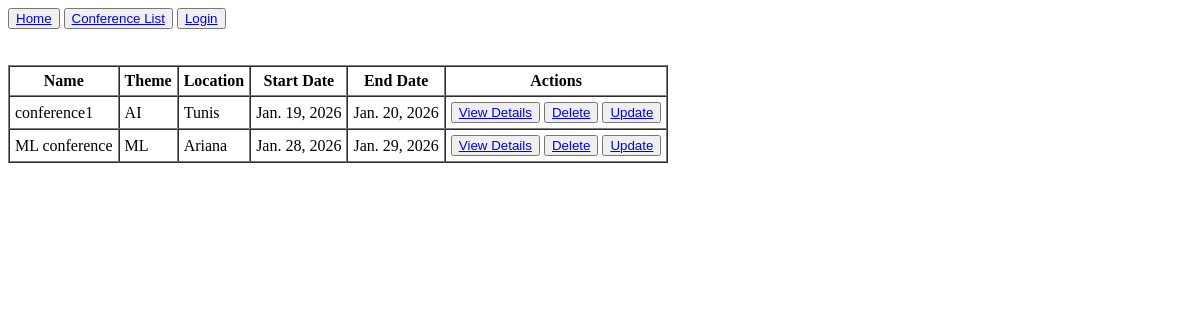
Page /conference/conferences/ on the earlier database version.
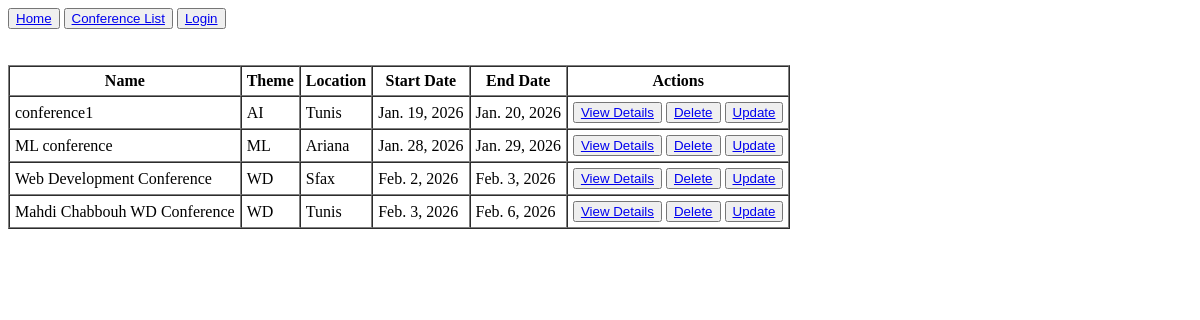
Same page on the later database version.
### ConferenceApp/models.py (models this page shows, shortened)
class Conference(models.Model):
    THEME_CHOICES = [
        ('AI', 'Artificial Intelligence'),
        ('ML', 'Machine Learning'),
        ('DS', 'Data Science'),
        ('WD', 'Web Development'),
        ('CY', 'Cybersecurity'),
    ]
    name = models.CharField(max_length=200,validators=[MinLengthValidator(5, "Conference name must be at least 5 characters long.")])
    theme = models.CharField(max_length=2, choices=THEME_CHOICES)
    location = models.CharField(max_length=200)
    start_date = models.DateField()
    end_date = models.DateField()
    description = models.TextField(validators=[MaxLengthValidator(300, "Description cannot exceed 300 characters."), MinLengthValidator(20, "Description must be at least 20 characters long.")])
    created_at = models.DateTimeField(auto_now_add=True)
    updated_at = models.DateTimeField(auto_now=True)

### ConferenceApp/views.py (the view)
# urls.py: path('conferences/', conferenceList, name='conference_list'),
def conferenceList(request):
    list = Conference.objects.all().order_by('start_date')
    return render(request, 'Conference/conference_list.html', {'conferences': list})

### templates/Conference/conference_list.html (shortened to what this page needs)
<nav>
    <button><a href="{% url 'conference_home' %}">Home</a></button>
    <button><a href="{% url 'conference_lv' %}">Conference List</a></button>
    {% if user.is_authenticated %}
            <button><a href="{% url 'logout' %}">Logout</a></button>
             <!-- <form method="post" action="{% url 'logout' %}">
                {% csrf_token %}
                <button type="submit">Logout</button>
            </form> -->
            <br>
            <p>Welcome, {{ user.first_name }} {{ user.last_name }}!</p>
    {% else %}
    <button><a href="{% url 'login' %}">Login</a></button>
    {% endif %}
</nav>
<table border="1" cellpadding="5" cellspacing="0" >
    <thead>
        <tr>
            <th>Name</th>
            <th>Theme</th>
            <th>Location</th>
            <th>Start Date</th>
            <th>End Date</th>
            <th>Actions</th>
        </tr>
    </thead>
    <tbody>
        {% for conference in conferences %}
        <tr>
            <td>{{ conference.name }}</td>
            <td>{{ conference.theme }}</td>
            <td>{{ conference.location }}</td>
            <td>{{ conference.start_date }}</td>
            <td>{{ conference.end_date }}</td>
            <td>
                <button><a href="{% url 'conference_detail_lv' conference.pk %}">View Details</a></button>
                <button><a href="{% url 'conference_delete_lv' conference.pk %}">Delete</a></button>
                <button><a href="{% url 'conference_update_lv' conference.pk %}">Update</a></button>
            </td>
        </tr>
        {% endfor %}
    </tbody>
</table>

Differences in the rows shown:
added Conference: name "Web Development Conference", theme "WD", location "Sfax", start_date "Feb. 2, 2026", end_date "Feb. 3, 2026"
added Conference: name "Mahdi Chabbouh WD Conference", theme "WD", location "Tunis", start_date "Feb. 3, 2026", end_date "Feb. 6, 2026"
